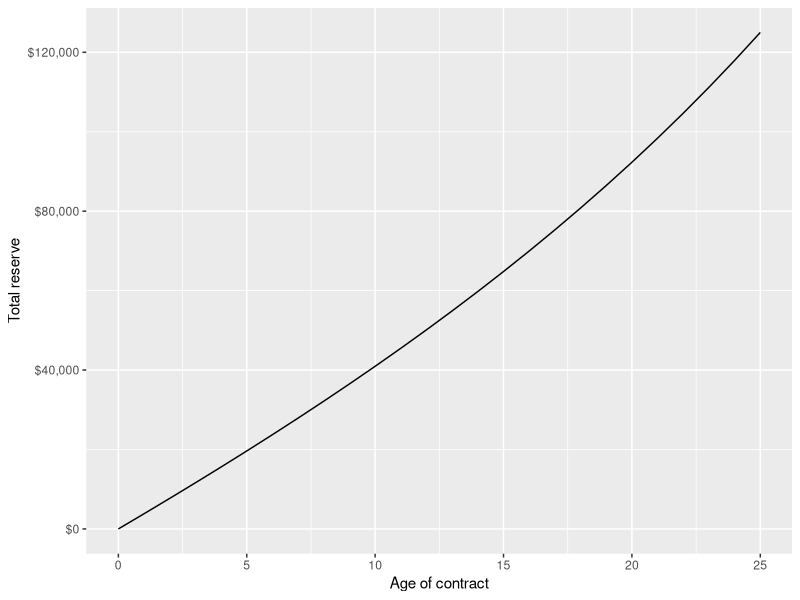
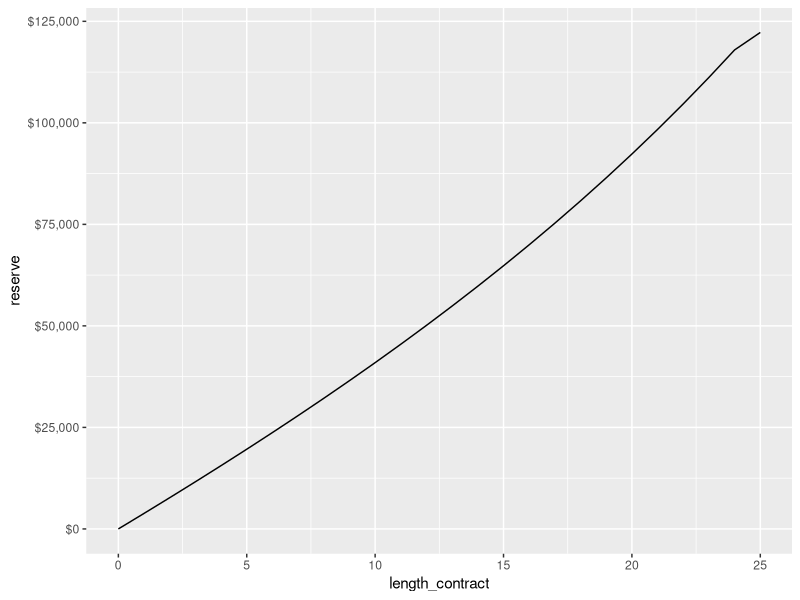

Write the R code that produced these figures, in order.
## ---- chunk 1
knitr::opts_chunk$set(echo = TRUE)
## ---- chunk 2
x <- 30     #age
T <- 35     #length of contract
D <- 20000  #disability pension
r <- 0.03   #intereset rate
premium_yearly <- 2500
## ---- chunk 3
lambda <- function(t){
  #we do not have any t-dependency
  m12 <- 0.0279 
  m13 <- 0.0229
  m11 <- -(m12+m13)
  m21 <- 0
  m23 <- 0.0229
  m22 <- -(m21+m23)
  m31 <- m32 <- m33 <- 0
  L <- matrix(c(m11,m12,m13,m21,m22,m23,m31,m32,m33), nrow=3, byrow=TRUE)
  
  return(L)
}
## ---- chunk 4
field <- function(t,M){
  return(M%*%lambda(t))
}

#field(t0, P0)

Euler <- function(t0,P0,h,tn){
  if(t0==tn){ return(P0)}
  N <- (tn-t0)/h
  D <- dim(P0)[1] #gives dimension of mxn matrix dim = c(m,n)
  #Initial condition at s
  P <- array(diag(D*(N+1)), dim=c(D,D,N+1))
  #First iteration
  P[,,1] <- P0
  
  
  for(n in 1:N){
    P[,,n+1] <- P[,,n]+h*field(t0+n*h,P[,,n])
  }
  return(P) #returns array, array(data , dim= c(3,3,2)), this stores 2 3x3 matricies
}

t0 <- 60       #start age
P0 <- diag(3)  #initial start with P(s,s) = I
tn <- 110      #end age
h <- 1/12      #step size 
N <- (tn-t0)/h #number of steps

sol <- Euler(t0,P0,h,tn) #contains ages transition probs from 60 to 65.

v <- function(t){
  return(exp(-r*t))
}


#v(s), but s in [30,35]
v_ages <- sapply(seq(30, 35, by = h), v) #we apply the function v to each element




#sum1 where we do not care about the premium until afterwards, we use Riemann-sum.
s1 <- 0 
for (i in 1:(length(v_ages)-1)){
  s1 <- s1 + v_ages[i]*sol[1,1, ][i]*h #survival i.e * -> *
}

#sum2: do not care about D=20.000 until afterwards
s2 <- 0 
for (i in 1:(length(v_ages)-1)){
  s2 <- s2 + v_ages[i]*sol[1,2,][i]*h #disability i.e * -> dis
}
 
#V*(30, A): 
V_30_A <- (1/v(30))*((-1)*premium_yearly*s1 + D*s2)
V_30_A

#V_[disabeld](30,A): 

s3 <- 0 
for (i in 1:(length(v_ages)-1)){
  s3 <- s3 + v_ages[i]*sol[2,2,][i]*h #disability i.e dis -> dis
}


#V_[disabeld](30,A): 
V_30_dis <- (1/v(30))*D*s3
V_30_dis

## ---- chunk 5
x <- 50
T <- 10 
B <- 200000
r <- 0.025
## ---- chunk 6
#0: alive, 1:dead 
mu01 <- function(u){
  a <- 0.002 
  b <- 0.0005 
  return(a + b*(u-50))
}

p_surv <- function(t,s){
  f <- mu01
  integral <- integrate(f, lower = t, upper = s)$value
  return(exp((-1)*integral))
}
## ---- chunk 7
#discount-factor
v <- function(t){
  return(exp(-r*t))
}

s1_above <- 0 
for (n in 0:(T-1)){
  s1_above <- s1_above + v(n+1)*p_surv(x, x+n)*(1-p_surv(x+n,x+n+1))
}

s2_below <- 0 
for (n in 0:(T-1)){
  s2_below <- s2_below + v(n)*p_surv(x,x+n)
}

above1 <- B*s1_above 
below2 <- s2_below 

prem <- above1/below2
prem
## ---- chunk 8
x <- 45 
T <- 20 
D <- 12000
r <- 0.03

#discount factor
v <- function(t){
  return(exp(-r*t))
}
## ---- chunk 9
#1: alive 
#2: disabled
#3: dead
m12 <- 0.0279 
m13 <- 0.0229
m11 <- -(m12+m13)
m21 <- 0
m23 <- 0.0229
m22 <- -(m21+m23)
m31 <- m32 <- m33 <- 0
## ---- chunk 10
p_11 <- function(t,s){
  return(exp(-1*0.0508*(s-t)))
}
## ---- chunk 11
#alive to dead
p_13 <- function(t,s){
  return(1-exp((-1)*m13*(s-t)))
}
## ---- chunk 12
list.of.packages <- c("tidyverse", "scales")
new.packages <- list.of.packages[!(list.of.packages %in% installed.packages()[,"Package"])]
if(length(new.packages)) install.packages(new.packages)

library(tidyverse)
library(scales)   #nice formatting of plots
## ---- chunk 13
x <- 35     #age
T <- 25     #length of contract
r <- 0.035  #interest rate 
E <- 125000 #endownment 
B <- 250000 #death-benfit
## ---- chunk 14
mu <- function(t){
  return(0.0015 + 0.0004*(t-35))
}
## ---- chunk 15
v <- function(t){
  return(exp(-r*t))
}
## ---- chunk 16
p_surv <- function(s,t){
  integral <- 0.0015*(t-s) + 0.0004*((1/2)*(t^2 -s^2) + 35*(s-t))
  return(exp(-integral))
}
p_surv(35,36)
## ---- chunk 17
res1 <- 0 
for (n in 0:(T-1)){
  res1 <- res1 + v(n+1)*p_surv(x, x+n)*(1-p_surv(x+n, x+n+1))
}

res2 <- 0 
for (n in 0:(T-1)){
  res2 <- res2 + v(n)*p_surv(x, x+n)
}

above <- B*res1 + v(T)*p_surv(x,x+T)*E #whats above in the premium expression
below <- res2            #whats below in the premium expression

premium_yearly <- above/below
premium_yearly

## ---- chunk 18
#Present value of reserve when including premiums. 
V_reserve_1 <- function(x=35, E = 125000 , T=25){
  #x: age of insured
  #B: benefit specified in contract
  #T: length of contract 
  
  V_star_pre <- NULL
  for (t in 0:(T-1)){
    s <- 0 
    for (n in t:(T-1)){
      s <- s + (1/v(t))*(-1)*premium_yearly*v(n)*p_surv(t+x, n+x)
    }
    V_star_pre[t+1] <- s  + (1/v(t))*v(T)*p_surv(x+t, x+T)*E 
  }
  V_star_pre[T+1] <- E #specified by contract 
  return(V_star_pre)
} 
## ---- chunk 19

V_reserve_2 <- function(x=35, B=250000, T=25){
  #x: age of insured
  #B: benefit specified in contract
  #T: length of contract 
  
  V_star_post <- NULL
  for (t in 0:(T-1)){
    s <- 0 
    for (n in t:(T-1)){
      s <- s + (1/v(t))*B*v(n+1)*p_surv(x+t, x+n)*(1-p_surv(x+n, x+n+1))
    }
    V_star_post[t+1] <- s 
  }
  V_star_post[T+1] <- 0 #specified by contract
  return(V_star_post)
}

reserve_total <- V_reserve_1() + V_reserve_2()
reserve_total

## ---- chunk 20
df <- data.frame(seq(0,T,1), reserve_total)
colnames(df) <- c("age_contract", "reserve_total") 
#df

fig1 <- df %>% 
  ggplot(aes(x=age_contract, y = reserve_total)) + 
  geom_line() + 
  scale_y_continuous(labels = dollar) + 
  xlab("Age of contract") + 
  ylab("Total reserve")

fig1

#p1 <- ggplotly(fig1)
#p1
## ---- chunk 21
#want the map function from purrr:
library(tidyverse)
library(scales)
packageVersion("tidyverse")
## ---- chunk 22
x <- 35     #age
T <- 25     #length of contract
r <- 0.035  #interest rate 
E <- 125000 #endownment 
B <- 250000 #death-benfit
## ---- chunk 23
#0: alive, 1: dead
mu01 <- function(t){
  return(0.0015 + 0.0004*(t-35))
}

p_surv <- function(t, s){
  f <- Vectorize(mu01)
  integral <- integrate(f, lower = t, upper = s)$value
  
  ans <- exp(-integral)
  return(ans)
}

#discount factor
v <- function(t){
  return(exp(-(r*t)))
}
## ---- chunk 24
upper_summand <- function(n){
  v(n+1)*p_surv(x, x + n)*(1-p_surv(x + n, x + n +1))
}

lower_summand <- function(n){
  v(n)*p_surv(x, x + n)
}

upper_sum <- sum(map_dbl(0:(T-1), upper_summand))
lower_sum <- sum(map_dbl(0:(T-1), lower_summand))

upper_expression <- v(T)*p_surv(x, x + T)*E + B*upper_sum

yearly_premium <- upper_expression/lower_sum
yearly_premium
## ---- chunk 25

V_star <- function(t){
  
  #inner summands
  summand_1 <- function(t, n){
    (v(n)/v(t))*p_surv(x + t, x +n)
  }

  summand_2 <- function(t, n){
    (v(n+1)/v(t))*p_surv(t + x, n + x)*(1 - p_surv(x + n, x + n +1))
  }
  
  ans <- (v(T)/v(t))*p_surv(x + t, x + T)*E - 
         yearly_premium*sum(map_dbl(t:(T-1),summand_1, t = t)) + B*sum(
                        map_dbl(t:(T-1), summand_2, t = t))
  
  return(ans)
}

length_contract <- 0:T
reserve <- map_dbl(0:T, V_star)

df <- data.frame(length_contract, reserve)
colnames(df) <- c("length_contract", "reserve")

df %>%
  ggplot(aes(x = length_contract, y = reserve)) + 
  geom_line() + 
  scale_y_continuous(labels = dollar)
## ---- chunk 26
x <- 30 
T <- 35 
E <- 100000
B <- 200000
r <- 0.035
## ---- chunk 27
#want the map function from purrr:
library(tidyverse)
packageVersion("tidyverse")
## ---- chunk 28
#0: alive, 1:dead
mu01 <- function(t){
  a2 <- 5*10^{-4}
  b2 <- 7.5858*10^{-5}
  c2 <- 0.087498 
  
  ans <- a2 + b2*exp(c2*t)
  return(ans)
}
## ---- chunk 29
p_surv <- function(t, s){
  f <- Vectorize(mu01)
  integral <- integrate(f, lower = t, upper = s)$value 
  
  ans <- exp(-integral)
  return(ans)
}
## ---- chunk 30
#discount factor
v <- function(t){
  return(exp(-r*t))
}
## ---- chunk 31
#premium discrete time:
summand_upper <- function(n){
  v(n+1)*p_surv(x, x + n)*(1- p_surv(x + n, x + n +1))
}

summand_lower <- function(n){
  v(n)*p_surv(x, x +n)
}

#map_dbl: maps the function summand_upper to the elements 0:(T-1)
sum_upper <- sum(map_dbl(0:(T-1), summand_upper))
sum_lower <- sum(map_dbl(0:(T-1), summand_lower))

above_discrete <- v(T)*p_surv(x, x + T)*E + B*sum_upper
below_discrete <- sum_lower

premium_discrete <- above_discrete/below_discrete
premium_discrete
## ---- chunk 32
#premium continous time
integrand_upper <- function(s){
  v(s)*p_surv(x, x + s)*mu01(x + s)
}

integrand_lower <- function(s){
  v(s)*p_surv(x, x + s)
}


f1 <- Vectorize(integrand_upper)
f2 <- Vectorize(integrand_lower)

integral_upper <- integrate(f1, lower = 0, upper = T)$value
integral_lower <- integrate(f2, lower = 0, upper = T)$value

above_cont <- v(T)*p_surv(x, x + T)*E + B*integral_upper
below_cont <- integral_lower

premium_cont <- above_cont/below_cont
premium_cont
## ---- chunk 33
premium_discrete
premium_cont
